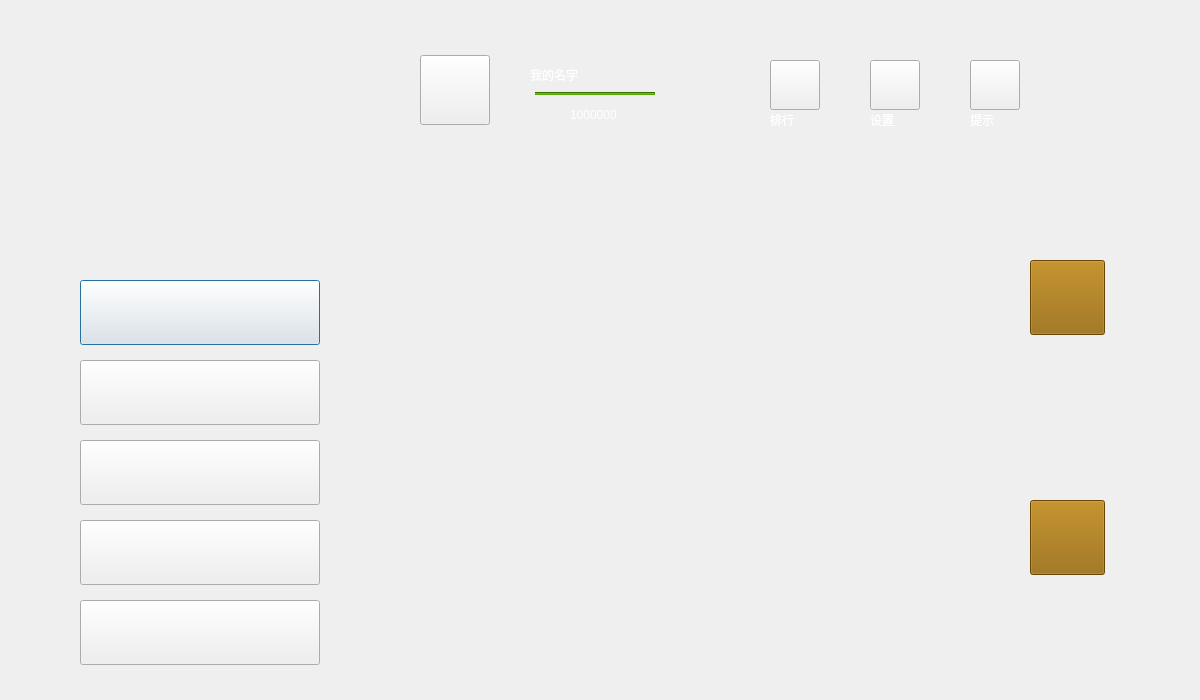
<?xml version="1.0" encoding="UTF-8"?>
<ui version="4.0">
 <class>roomlist</class>
 <widget class="QDialog" name="roomlist">
  <property name="geometry">
   <rect>
    <x>0</x>
    <y>0</y>
    <width>1200</width>
    <height>700</height>
   </rect>
  </property>
  <property name="sizePolicy">
   <sizepolicy hsizetype="Preferred" vsizetype="Preferred">
    <horstretch>0</horstretch>
    <verstretch>0</verstretch>
   </sizepolicy>
  </property>
  <property name="windowTitle">
   <string>欢迎来到德州扑克</string>
  </property>
  <property name="windowIcon">
   <iconset>
    <normaloff>../source/picture/icon/beauty.jpg</normaloff>../source/picture/icon/beauty.jpg</iconset>
  </property>
  <property name="styleSheet">
   <string notr="true">#roomlist{border-image: url(:/source/picture/background/roomList.jpg);}</string>
  </property>
  <widget class="QPushButton" name="roomlist1">
   <property name="geometry">
    <rect>
     <x>80</x>
     <y>280</y>
     <width>240</width>
     <height>65</height>
    </rect>
   </property>
   <property name="cursor">
    <cursorShape>OpenHandCursor</cursorShape>
   </property>
   <property name="styleSheet">
    <string notr="true">border-image: url(:/source/picture/background/button1.jpg);</string>
   </property>
   <property name="text">
    <string/>
   </property>
  </widget>
  <widget class="QPushButton" name="roomlist2">
   <property name="geometry">
    <rect>
     <x>80</x>
     <y>360</y>
     <width>240</width>
     <height>65</height>
    </rect>
   </property>
   <property name="cursor">
    <cursorShape>OpenHandCursor</cursorShape>
   </property>
   <property name="styleSheet">
    <string notr="true">border-image: url(:/source/picture/background/button2.jpg);</string>
   </property>
   <property name="text">
    <string/>
   </property>
  </widget>
  <widget class="QPushButton" name="roomlist3">
   <property name="geometry">
    <rect>
     <x>80</x>
     <y>440</y>
     <width>240</width>
     <height>65</height>
    </rect>
   </property>
   <property name="cursor">
    <cursorShape>OpenHandCursor</cursorShape>
   </property>
   <property name="styleSheet">
    <string notr="true">border-image: url(:/source/picture/background/button3.jpg);</string>
   </property>
   <property name="text">
    <string/>
   </property>
  </widget>
  <widget class="QPushButton" name="roomlist4">
   <property name="geometry">
    <rect>
     <x>80</x>
     <y>520</y>
     <width>240</width>
     <height>65</height>
    </rect>
   </property>
   <property name="cursor">
    <cursorShape>OpenHandCursor</cursorShape>
   </property>
   <property name="styleSheet">
    <string notr="true">border-image: url(:/source/picture/background/button4.jpg);</string>
   </property>
   <property name="text">
    <string/>
   </property>
  </widget>
  <widget class="QPushButton" name="roomlist5">
   <property name="geometry">
    <rect>
     <x>80</x>
     <y>600</y>
     <width>240</width>
     <height>65</height>
    </rect>
   </property>
   <property name="cursor">
    <cursorShape>OpenHandCursor</cursorShape>
   </property>
   <property name="styleSheet">
    <string notr="true">border-image: url(:/source/picture/background/button5.jpg);</string>
   </property>
   <property name="text">
    <string/>
   </property>
  </widget>
  <widget class="QPushButton" name="rank">
   <property name="geometry">
    <rect>
     <x>770</x>
     <y>60</y>
     <width>50</width>
     <height>50</height>
    </rect>
   </property>
   <property name="cursor">
    <cursorShape>OpenHandCursor</cursorShape>
   </property>
   <property name="toolTip">
    <string/>
   </property>
   <property name="styleSheet">
    <string notr="true">border-image: url(:/source/picture/icon/rank.jpg);</string>
   </property>
   <property name="text">
    <string/>
   </property>
  </widget>
  <widget class="QPushButton" name="setting">
   <property name="geometry">
    <rect>
     <x>870</x>
     <y>60</y>
     <width>50</width>
     <height>50</height>
    </rect>
   </property>
   <property name="cursor">
    <cursorShape>OpenHandCursor</cursorShape>
   </property>
   <property name="styleSheet">
    <string notr="true">border-image: url(:/source/picture/icon/setting.jpg);</string>
   </property>
   <property name="text">
    <string/>
   </property>
  </widget>
  <widget class="QPushButton" name="tips">
   <property name="geometry">
    <rect>
     <x>970</x>
     <y>60</y>
     <width>50</width>
     <height>50</height>
    </rect>
   </property>
   <property name="cursor">
    <cursorShape>OpenHandCursor</cursorShape>
   </property>
   <property name="styleSheet">
    <string notr="true">border-image: url(:/source/picture/icon/tips.jpg);</string>
   </property>
   <property name="text">
    <string/>
   </property>
  </widget>
  <widget class="QLabel" name="label_rank">
   <property name="geometry">
    <rect>
     <x>770</x>
     <y>110</y>
     <width>50</width>
     <height>20</height>
    </rect>
   </property>
   <property name="contextMenuPolicy">
    <enum>Qt::DefaultContextMenu</enum>
   </property>
   <property name="layoutDirection">
    <enum>Qt::LeftToRight</enum>
   </property>
   <property name="styleSheet">
    <string notr="true">border-image: url();
color: rgb(255, 255, 255);
font: 75 12pt &quot;宋体&quot;;</string>
   </property>
   <property name="text">
    <string>排行</string>
   </property>
  </widget>
  <widget class="QLabel" name="label_setting">
   <property name="geometry">
    <rect>
     <x>870</x>
     <y>110</y>
     <width>50</width>
     <height>20</height>
    </rect>
   </property>
   <property name="styleSheet">
    <string notr="true">border-image: url();
color: rgb(255, 255, 255);
font: 75 12pt &quot;宋体&quot;;</string>
   </property>
   <property name="text">
    <string>设置</string>
   </property>
  </widget>
  <widget class="QLabel" name="label_tips">
   <property name="geometry">
    <rect>
     <x>970</x>
     <y>110</y>
     <width>50</width>
     <height>20</height>
    </rect>
   </property>
   <property name="styleSheet">
    <string notr="true">border-image: url();
color: rgb(255, 255, 255);
font: 75 12pt &quot;宋体&quot;;</string>
   </property>
   <property name="text">
    <string>提示</string>
   </property>
  </widget>
  <widget class="QPushButton" name="person">
   <property name="geometry">
    <rect>
     <x>420</x>
     <y>55</y>
     <width>70</width>
     <height>70</height>
    </rect>
   </property>
   <property name="cursor">
    <cursorShape>OpenHandCursor</cursorShape>
   </property>
   <property name="styleSheet">
    <string notr="true">border-image: url(:/source/picture/icon/person.png);</string>
   </property>
   <property name="text">
    <string/>
   </property>
  </widget>
  <widget class="QLabel" name="username">
   <property name="geometry">
    <rect>
     <x>530</x>
     <y>60</y>
     <width>150</width>
     <height>30</height>
    </rect>
   </property>
   <property name="styleSheet">
    <string notr="true">border-image: url();
font: 75 12pt &quot;宋体&quot;;
color: rgb(255, 255, 255);</string>
   </property>
   <property name="text">
    <string>我的名字</string>
   </property>
  </widget>
  <widget class="QLabel" name="usergold">
   <property name="geometry">
    <rect>
     <x>570</x>
     <y>100</y>
     <width>110</width>
     <height>30</height>
    </rect>
   </property>
   <property name="styleSheet">
    <string notr="true">border-image: url();
font: 75 10pt &quot;宋体&quot;;
color: rgb(255, 255, 255);</string>
   </property>
   <property name="text">
    <string>1000000</string>
   </property>
  </widget>
  <widget class="QLabel" name="label">
   <property name="geometry">
    <rect>
     <x>530</x>
     <y>100</y>
     <width>30</width>
     <height>30</height>
    </rect>
   </property>
   <property name="styleSheet">
    <string notr="true">border-image: url(:/source/picture/icon/chouma.png);</string>
   </property>
   <property name="text">
    <string/>
   </property>
  </widget>
  <widget class="Line" name="line">
   <property name="geometry">
    <rect>
     <x>535</x>
     <y>92</y>
     <width>120</width>
     <height>3</height>
    </rect>
   </property>
   <property name="styleSheet">
    <string notr="true">border-image: url();
background-color: rgb(85, 170, 0);</string>
   </property>
   <property name="orientation">
    <enum>Qt::Horizontal</enum>
   </property>
  </widget>
  <widget class="QWidget" name="room_list" native="true">
   <property name="geometry">
    <rect>
     <x>500</x>
     <y>240</y>
     <width>450</width>
     <height>360</height>
    </rect>
   </property>
  </widget>
  <widget class="QPushButton" name="pageup">
   <property name="geometry">
    <rect>
     <x>1030</x>
     <y>260</y>
     <width>75</width>
     <height>75</height>
    </rect>
   </property>
   <property name="cursor">
    <cursorShape>OpenHandCursor</cursorShape>
   </property>
   <property name="styleSheet">
    <string notr="true">border-image: url(:/source/picture/icon/pageup.png);
background-color: rgb(147, 98, 0);</string>
   </property>
   <property name="text">
    <string/>
   </property>
  </widget>
  <widget class="QPushButton" name="pagedown">
   <property name="geometry">
    <rect>
     <x>1030</x>
     <y>500</y>
     <width>75</width>
     <height>75</height>
    </rect>
   </property>
   <property name="cursor">
    <cursorShape>OpenHandCursor</cursorShape>
   </property>
   <property name="styleSheet">
    <string notr="true">border-image: url(:/source/picture/icon/pagedown.png);
background-color: rgb(147, 98, 0);</string>
   </property>
   <property name="text">
    <string/>
   </property>
  </widget>
  <widget class="QLabel" name="_currentpage">
   <property name="geometry">
    <rect>
     <x>1030</x>
     <y>385</y>
     <width>75</width>
     <height>45</height>
    </rect>
   </property>
   <property name="text">
    <string/>
   </property>
  </widget>
 </widget>
 <resources/>
 <connections/>
</ui>
